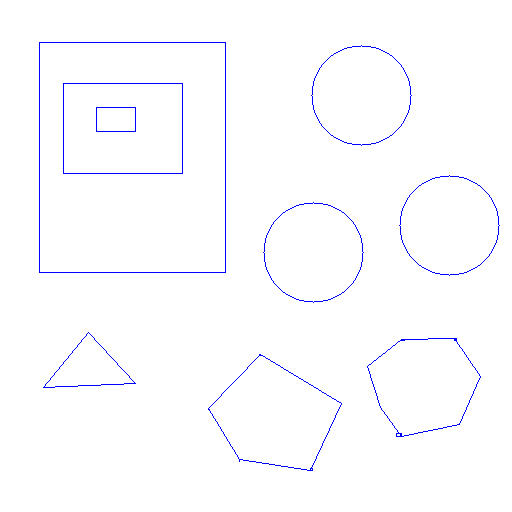
#> input picture data2/result.png, 512 x 512 px, found by its file name
$ python exResize.py
#> lines starting #> are read from the running program, lines starting #| are printed output that depends on the picture
import cv2

ori_img = cv2.imread('opencvDojang/data2/result.png')
#> ori_img is the input picture: shape (512, 512, 3); mean B, G, R 255, 252, 252
dst1 = cv2.resize(ori_img, (0,0), fx=0.3, fy=0.3) # 기본값 INTER_LINEAR
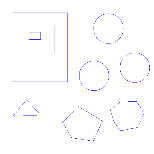
#> dst1: shape (154, 154, 3); mean B, G, R 255, 252.6, 252.6
dst2 = cv2.resize(ori_img, (0,0), fx=0.3, fy=0.3, interpolation=cv2.INTER_NEAREST)
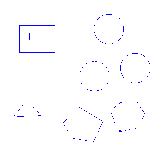
#> dst2: shape (154, 154, 3); mean B, G, R 255, 252.3, 252.3
dst3 = cv2.resize(ori_img, (0,0), fx=0.3, fy=0.3, interpolation=cv2.INTER_AREA)
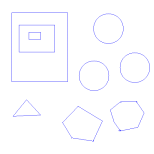
#> dst3: shape (154, 154, 3); mean B, G, R 255, 252, 252

# 창을 고정 크기로 만들기
cv2.namedWindow('ori_img', cv2.WINDOW_NORMAL)
cv2.namedWindow('INTER_LINEAR', cv2.WINDOW_NORMAL)
cv2.namedWindow('INTER_NEAREST', cv2.WINDOW_NORMAL)
cv2.namedWindow('INTER_AREA', cv2.WINDOW_NORMAL)

# 고정할 창 크기 설정 (예: 500x500)
cv2.resizeWindow('ori_img', 512, 512)
cv2.resizeWindow('INTER_LINEAR', 512, 512)
cv2.resizeWindow('INTER_NEAREST', 512, 512)
cv2.resizeWindow('INTER_AREA', 512, 512)

cv2.imshow('ori_img', ori_img)
cv2.imshow('INTER_LINEAR', dst1)
cv2.imshow('INTER_NEAREST', dst2)
cv2.imshow('INTER_AREA', dst3)

cv2.waitKey()
cv2.destroyAllWindows()
